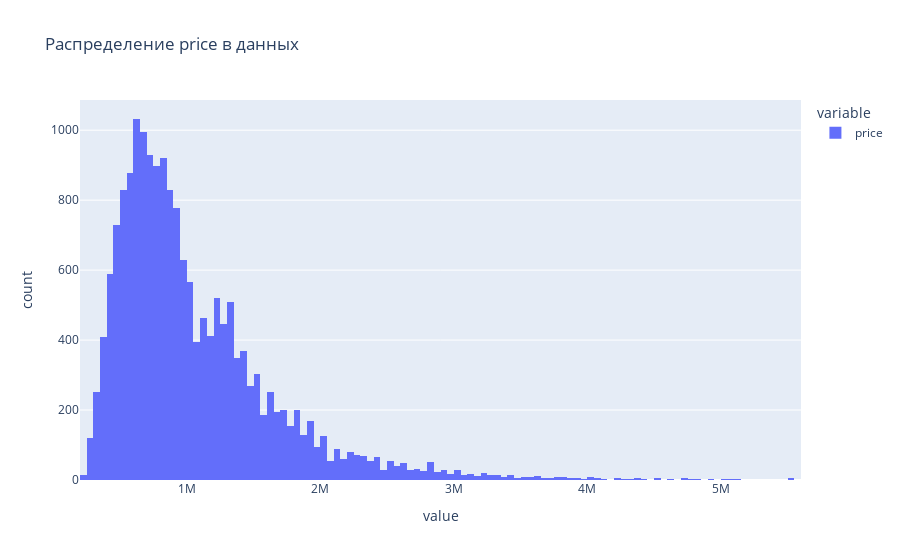

Notebook cell for this chart:
### Markdown cell above
###  price

### Code cell
train['price'].hist(title='Распределение price в данных')

### Figure 1 — Plotly figure (JSON) as saved in the notebook; plotly's stock layout.template omitted (floating-point values rounded to 4 significant figures; data arrays with more than 128 entries replaced by an {"elided": "..."} marker saying what was removed)
{"data": [{"alignmentgroup": "True", "bingroup": "x", "hovertemplate": "variable=price<br>value=%{x}<br>count=%{y}<extra></extra>", "legendgroup": "price", "marker": {"color": "#636efa", "pattern": {"shape": ""}}, "name": "price", "offsetgroup": "price", "orientation": "v", "showlegend": true, "x": {"elided": "18373 float values"}, "xaxis": "x", "yaxis": "y", "type": "histogram"}], "layout": {"xaxis": {"anchor": "y", "domain": [0.0, 1.0], "title": {"text": "value"}}, "yaxis": {"anchor": "x", "domain": [0.0, 1.0], "title": {"text": "count"}}, "legend": {"title": {"text": "variable"}, "tracegroupgap": 0}, "title": {"text": "Распределение price в данных"}, "barmode": "relative"}}
